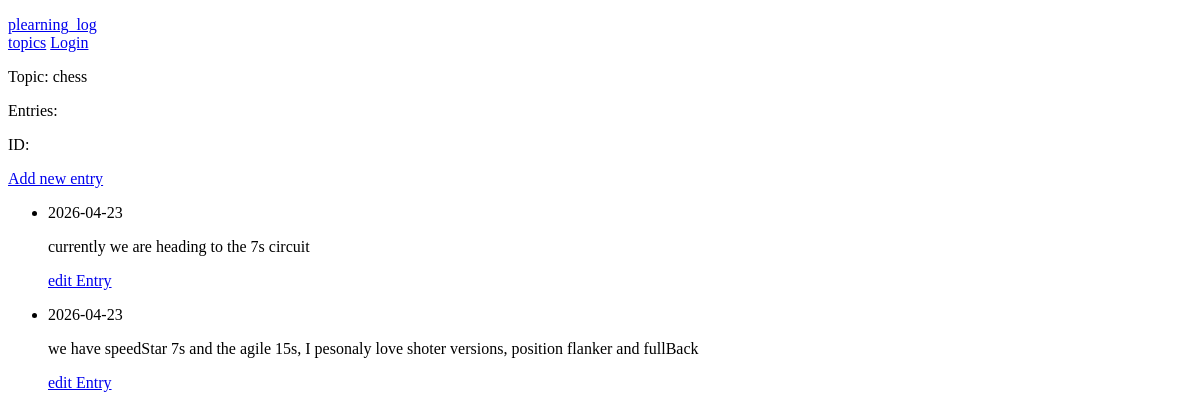
The app's page /topic/1/, older data.
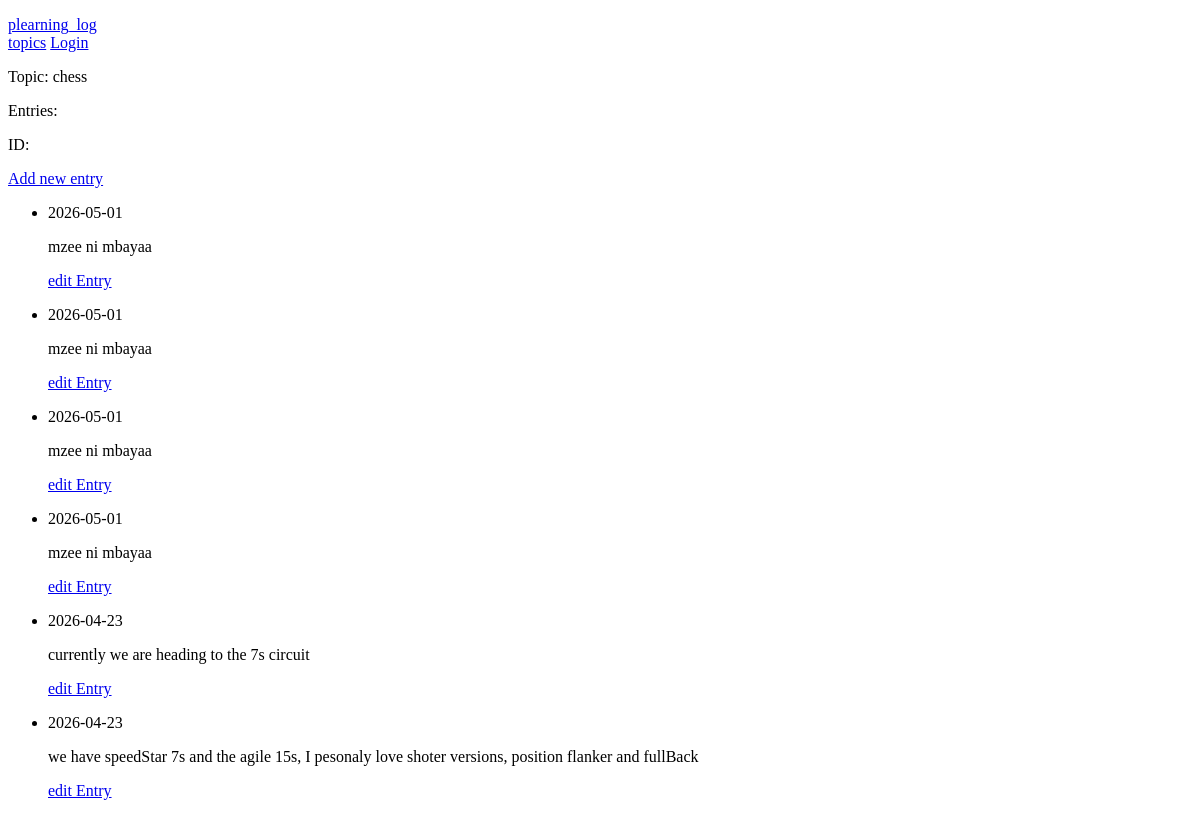
The same page, newer data.
### playground/models.py (models this page shows, shortened)
class Topic(models.Model):
  text = models.CharField(max_length=200)
  date_added = models.DateTimeField(auto_now=True)
  def __str__(self):
    return self.text

class Entry(models.Model):
  topic = models.ForeignKey(Topic, on_delete=models.CASCADE)
  text = models.TextField()
  date_added = models.DateTimeField(auto_now_add=True)
  class Meta:
    verbose_name_plural = 'entries'

### playground/views.py (the view)
# urls.py: path('topic/<int:pk>/', views.topic, name='topic'),
def topic(request, pk):
  topic = Topic.objects.get(id=pk)
  entries = topic.entry_set.all().order_by('-date_added')
  return render(request, 'playground/topic.html', {'topic':topic, 'entries':entries})

### playground/templates/playground/topic.html
{% extends "playground/base.html" %}
{% block content %}
  <p> Topic: {{ topic }}</p>
  <p> Entries:</p>
  <p>ID: {{ entry.id }}</p>
  <p>
    <a href="{% url 'playground:new_entry' topic.id %}">Add new entry</a>
  </p>
  <ul>
    {% for entry in entries %}
      <li>
        <p>{{ entry.date_added|date:"Y-m-d" }}</p>
        <p>{{ entry.text|linebreaks }}</p>
        <p>
          <a href="{% url 'playground:edit_entry' entry.id %}">edit Entry</a>
        </p>
      </li>
    {% empty %}
      <li>Empty set of entry</li>
    {% endfor %}
  </ul>
{% endblock content %}

### playground/templates/playground/base.html (shortened to what this page needs)
<!DOCTYPE html>
<html lang="en">
  <head>
  </head>
  <body>
    <p>
      <a href="{% url 'playground:home' %}">plearning_log</a> <br>
      <a href="{% url 'playground:topics' %}">topics</a>
      {% if user.is_authenticated %}
        hello, {{ user.username }}
        <a href="{% url 'users:logout' %}"> Log out >></a>
      {% else %}
        <a href="{% url 'login' %}">Login</a>
      {% endif %}
    </p>
    {% block content %}    {% endblock content %}
  </body>
</html>

Row changes from the older to the newer data that the page shows:
added Entry: date_added "2026-05-01", text "mzee ni mbayaa"
added Entry: date_added "2026-05-01", text "mzee ni mbayaa"
added Entry: date_added "2026-05-01", text "mzee ni mbayaa"
added Entry: date_added "2026-05-01", text "mzee ni mbayaa"
